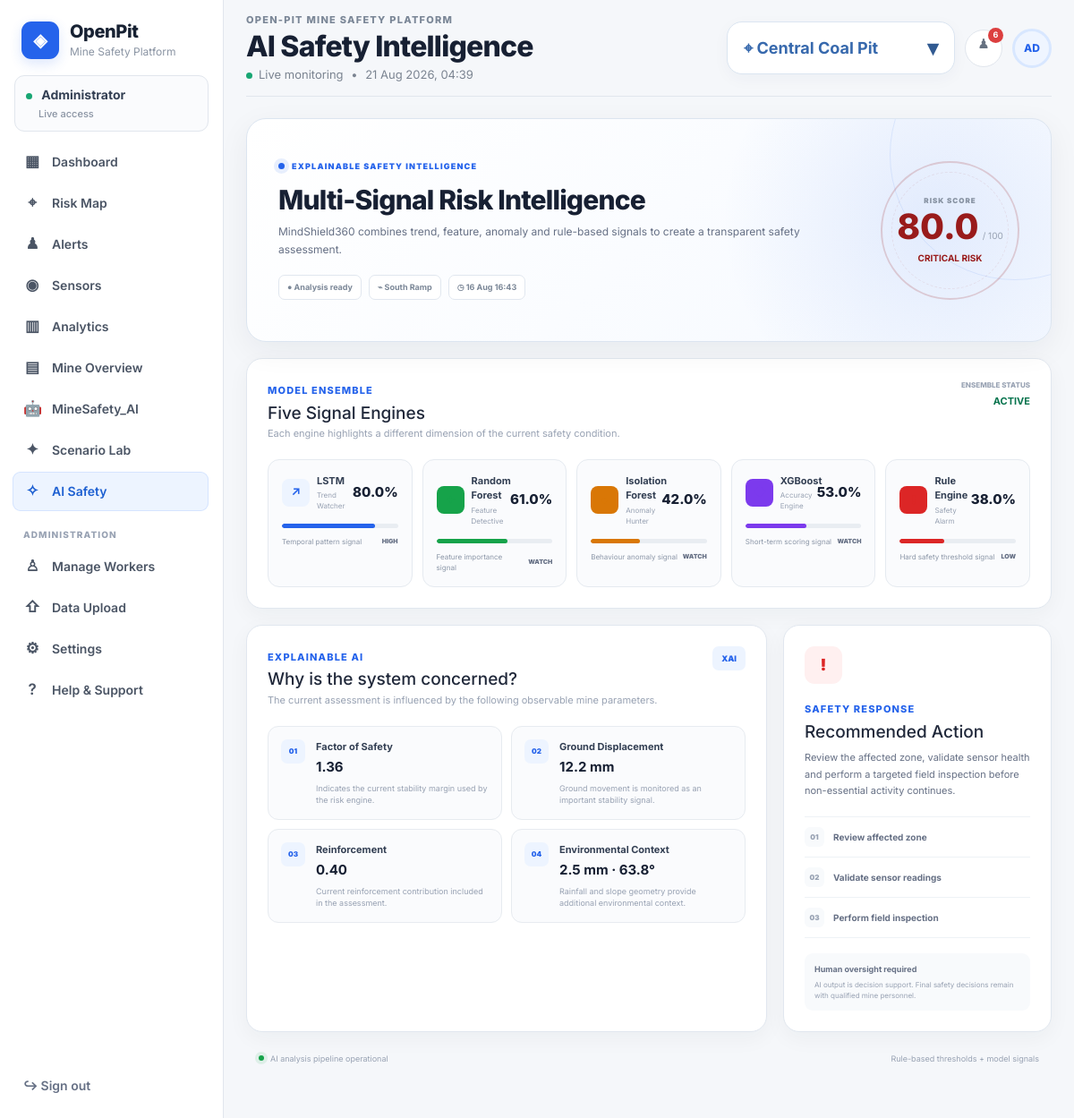
The app's page /ai (signed in) with its own data.
### models.py (models this page shows)
class Mine(db.Model):
    id=db.Column(db.Integer,primary_key=True)
    name=db.Column(db.String(120),nullable=False)
    location=db.Column(db.String(200))
    status=db.Column(db.String(30),default='Operational')

class SensorReading(db.Model):
    id=db.Column(db.Integer,primary_key=True)
    timestamp=db.Column(db.DateTime,nullable=False)
    sensor_code=db.Column(db.String(30),db.ForeignKey('sensor.code'),nullable=True,index=True)
    zone=db.Column(db.String(100))
    fs=db.Column(db.Float,nullable=False)
    reinforcement=db.Column(db.Float,nullable=False)
    displacement_mm=db.Column(db.Float,default=0)
    rainfall_mm=db.Column(db.Float,default=0)
    slope_angle=db.Column(db.Float,default=55)
    risk_score=db.Column(db.Float,default=0)
    risk_level=db.Column(db.String(30),default='Low')
    mine_id=db.Column(db.Integer,db.ForeignKey('mine.id'))

### app.py (the view)
@app.route('/ai')
@login_required
def ai():
    selected_mine = get_selected_mine()
    query = SensorReading.query
    if selected_mine:
        query = query.filter(
            SensorReading.mine_id == selected_mine.id
        )
    readings = (
        query
        .order_by(SensorReading.risk_score.desc())
        .all()
    )
    worst = readings[0] if readings else None
    return render_template(
        'ai.html',
        worst=worst,
        selected_mine=selected_mine
    )

### app.py (called while the page is built)
def login_required(view):
    @wraps(view)
    def wrapped(*args, **kwargs):
        if not session.get('role'):
            flash('Please choose Admin or Worker access first.', 'danger')
            return redirect(url_for('login'))
        return view(*args, **kwargs)
    return wrapped

def get_selected_mine():
    mine_id = request.args.get("mine", type=int)
    if mine_id:
        mine = Mine.query.get(mine_id)
        if mine:
            return mine
    central = Mine.query.filter_by(name='Central Coal Pit').first()
    return central or Mine.query.order_by(Mine.name).first()

### templates/ai.html (shortened to what this page needs)
{% extends 'base.html' %}
{% block heading %}AI Safety Intelligence{% endblock %}
{% block content %}
{% if worst %}
<section class="ai-command-hero">
    <div class="ai-command-copy">
        <div class="ai-command-label">
            <span class="ai-orbit-dot"></span>
            EXPLAINABLE SAFETY INTELLIGENCE
        </div>
        <h2>Multi-Signal Risk Intelligence</h2>
        <p>
            MindShield360 combines trend, feature, anomaly and
            rule-based signals to create a transparent safety assessment.
        </p>
        <div class="ai-command-meta">
            <span>● Analysis ready</span>
            <span>⌁ {{ worst.zone }}</span>
            <span>◷ {{ worst.timestamp.strftime('%d %b %H:%M') }}</span>
        </div>
    </div>
    <div class="ai-risk-orb {{ worst.risk_level|lower }}">
        <div class="ai-orb-ring"></div>
        <div class="ai-orb-content">
            <small>RISK SCORE</small>
            <strong>{{ worst.risk_score|round(0) }}</strong>
            <span>/ 100</span>
            <b>{{ worst.risk_level }} Risk</b>
        </div>
    </div>
</section>
<section class="ai-ensemble-panel">
    <div class="ai-section-header">
        <div>
            <span class="section-kicker">MODEL ENSEMBLE</span>
            <h2>Five Signal Engines</h2>
            <p>
                Each engine highlights a different dimension of the
                current safety condition.
            </p>
        </div>
        <div class="ai-confidence">
            <span>ENSEMBLE STATUS</span>
            <strong>ACTIVE</strong>
        </div>
    </div>
    {% set models=[
        ('LSTM','Trend Watcher',worst.risk_score|round(0),'blue','Temporal pattern signal','↗'),
        ('Random Forest','Feature Detective',(worst.risk_score * 0.76)|round(0),'green','Feature importance signal','✦'),
        ('Isolation Forest','Anomaly Hunter',(worst.risk_score * 0.52)|round(0),'orange','Behaviour anomaly signal','◌'),
        ('XGBoost','Accuracy Engine',(worst.risk_score * 0.66)|round(0),'purple','Short-term scoring signal','◆'),
        ('Rule Engine','Safety Alarm',(worst.risk_score * 0.48)|round(0),'red','Hard safety threshold signal','!')
    ] %}
    <div class="ai-model-grid">
        {% for name,sub,val,color,desc,symbol in models %}
        <article class="ai-model-card {{ color }}">
            <div class="ai-model-top">
                <div class="ai-model-icon">
                    {{ symbol }}
                </div>
                <div class="ai-model-title">
                    <strong>{{ name }}</strong>
                    <small>{{ sub }}</small>
                </div>
                <div class="ai-model-value">
                    {{ val }}%
                </div>
            </div>
            <div class="ai-model-track">
                <i style="width:{{ [val,100]|min }}%"></i>
            </div>
            <div class="ai-model-bottom">
                <span>{{ desc }}</span>
                <b>{{ 'HIGH' if val >= 70 else 'WATCH' if val >= 40 else 'LOW' }}</b>
            </div>
        </article>
        {% endfor %}
    </div>
</section>
<div class="ai-analysis-grid">
    <section class="ai-explanation-panel">
        <div class="ai-section-header">
            <div>
                <span class="section-kicker">EXPLAINABLE AI</span>
                <h2>Why is the system concerned?</h2>
                <p>
                    The current assessment is influenced by the following
                    observable mine parameters.
                </p>
            </div>
            <span class="ai-xai-badge">XAI</span>
        </div>
        <div class="ai-factor-grid">
            <div class="ai-factor-card">
                <span class="ai-factor-number">01</span>
                <div>
                    <strong>Factor of Safety</strong>
                    <b>{{ '%.2f'|format(worst.fs) }}</b>
                    <p>
                        Indicates the current stability margin
                        used by the risk engine.
                    </p>
                </div>
            </div>
            <div class="ai-factor-card">
                <span class="ai-factor-number">02</span>
                <div>
                    <strong>Ground Displacement</strong>
                    <b>{{ '%.1f'|format(worst.displacement_mm) }} mm</b>
                    <p>
                        Ground movement is monitored as an important
                        stability signal.
                    </p>
                </div>
            </div>
            <div class="ai-factor-card">
                <span class="ai-factor-number">03</span>
                <div>
                    <strong>Reinforcement</strong>
                    <b>{{ '%.2f'|format(worst.reinforcement) }}</b>
                    <p>
                        Current reinforcement contribution included
                        in the assessment.
                    </p>
                </div>
            </div>
            <div class="ai-factor-card">
                <span class="ai-factor-number">04</span>
                <div>
                    <strong>Environmental Context</strong>
                    <b>
                        {{ '%.1f'|format(worst.rainfall_mm) }} mm
                        · {{ '%.1f'|format(worst.slope_angle) }}°
                    </b>
                    <p>
                        Rainfall and slope geometry provide additional
                        environmental context.
                    </p>
                </div>
            </div>
        </div>
    </section>
    <aside class="ai-recommendation-panel">
        <div class="ai-recommendation-icon">
            !
        </div>
        <span class="section-kicker">SAFETY RESPONSE</span>
        <h2>Recommended Action</h2>
        <p>
            Review the affected zone, validate sensor health and perform
            a targeted field inspection before non-essential activity
            continues.
        </p>
        <div class="ai-action-list">
            <div>
                <span>01</span>
                <b>Review affected zone</b>
            </div>
            <div>
                <span>02</span>
                <b>Validate sensor readings</b>
            </div>
            <div>
                <span>03</span>
                <b>Perform field inspection</b>
            </div>
        </div>
        <div class="ai-human-note">
            <strong>Human oversight required</strong>
            <span>
                AI output is decision support. Final safety decisions
                remain with qualified mine personnel.
            </span>
        </div>
    </aside>
</div>
<div class="ai-system-footer">
    <div>
        <span class="ai-footer-pulse"></span>
        AI analysis pipeline operational
    </div>
    <span>
        Rule-based thresholds + model signals
    </span>
</div>
{% endif %}
{% endblock %}

### templates/base.html (shortened to what this page needs)
<!doctype html>
<html lang="en">
<head>
<link href="https://cdn.jsdelivr.net/npm/bootstrap@5.3.3/dist/css/bootstrap.min.css" rel="stylesheet">
<link rel="stylesheet" href="{{ url_for('static', filename='css/style.css') }}">
</head>
<body class="{% if current_role %}app-body{% else %}public-body{% endif %}">
{% if current_role %}
<div class="app-shell">
    <aside class="sidebar">
        <a class="brand" href="{{ url_for('dashboard') }}">
            <span class="brand-mark">◈</span>
            <span>
                <strong>OpenPit</strong>
                <small>Mine Safety Platform</small>
            </span>
        </a>
        <div class="role-badge">
            <span class="role-dot"></span>
            {{ 'Administrator' if current_role == 'admin' else 'Safety Worker' }}
            <small>Live access</small>
        </div>
        <nav class="side-nav">
            <a class="nav-item {% if request.endpoint == 'dashboard' %}active{% endif %}" href="{{ url_for('dashboard') }}"><span>▦</span>Dashboard</a>
            <a class="nav-item {% if request.endpoint == 'risk_map' %}active{% endif %}" href="{{ url_for('risk_map') }}"><span>⌖</span>Risk Map</a>
            <a class="nav-item {% if request.endpoint in ['alerts','close_alert'] %}active{% endif %}" href="{{ url_for('alerts') }}"><span>♟</span>Alerts</a>
            <a class="nav-item {% if request.endpoint == 'sensors' %}active{% endif %}" href="{{ url_for('sensors') }}"><span>◉</span>Sensors</a>
            <a class="nav-item {% if request.endpoint == 'analytics' %}active{% endif %}" href="{{ url_for('analytics') }}"><span>▥</span>Analytics</a>
            <a class="nav-item {% if request.endpoint == 'mine' %}active{% endif %}" href="{{ url_for('mine') }}"><span>▤</span>Mine Overview</a>
<a class="nav-item" href="http://127.0.0.1:5001/chatbot">
    <span>🤖</span>MineSafety_AI
</a>
<a class="nav-item {% if request.endpoint == 'scenario' %}active{% endif %}" href="{{ url_for('scenario') }}"><span>✦</span>Scenario Lab</a>
            <a class="nav-item {% if request.endpoint == 'ai' %}active{% endif %}" href="{{ url_for('ai') }}"><span>✧</span>AI Safety</a>
            {% if current_role == 'admin' %}
            <div class="nav-section">ADMINISTRATION</div>
            <a class="nav-item {% if request.endpoint == 'workers' %}active{% endif %}" href="{{ url_for('workers') }}"><span>♙</span>Manage Workers</a>
            <a class="nav-item {% if request.endpoint == 'upload' %}active{% endif %}" href="{{ url_for('upload') }}"><span>⇧</span>Data Upload</a>
            <a class="nav-item {% if request.endpoint == 'settings' %}active{% endif %}" href="{{ url_for('settings') }}"><span>⚙</span>Settings</a>
            {% endif %}
            <a class="nav-item {% if request.endpoint == 'help_page' %}active{% endif %}" href="{{ url_for('help_page') }}"><span>?</span>Help & Support</a>
        </nav>
        <a class="logout-link" href="{{ url_for('logout') }}">↪ Sign out</a>
    </aside>
    <main class="main-area">
        <header class="topbar">
            <div class="topbar-copy">
                <span class="eyebrow">OPEN-PIT MINE SAFETY PLATFORM</span>
                <h1>{% block heading %}Dashboard{% endblock %}</h1>
                <div class="live-line"><span class="live-dot"></span>Live monitoring <span>•</span> {{ now.strftime('%d %b %Y, %H:%M') }}</div>
            </div>
            <div class="top-actions">
                <div class="mine-select-wrap">
                    <button class="mine-select"
                            type="button"
                            id="mineSelectorButton"
                            aria-expanded="false">
                        <span>⌖ {{ header_mine.name if header_mine else 'No mine selected' }}</span>
                        <span class="mine-select-arrow">▾</span>
                    </button>
                </div>
                <a class="icon-btn"
                   href="{{ url_for('alerts') }}"
                   title="Alerts">
                    ♟<b>{{ open_alert_count }}</b>
                </a>
                <a class="avatar"
                   href="{{ url_for('settings') if current_role == 'admin' else url_for('help_page') }}">
                    {{ 'AD' if current_role == 'admin' else 'SW' }}
                </a>
            </div>
        </header>
        {% block content %}{% endblock %}
    </main>
</div>
{% endif %}
</body>
</html>

### records on screen
Mine: name "Central Coal Pit"
SensorReading: zone "South Ramp", timestamp "16 Aug 16:43", risk_score "80.0", risk_level "CRITICAL", fs "1.36", displacement_mm "12.2", reinforcement "0.40", rainfall_mm "2.5", slope_angle "63.8"

### other values on screen
{{ 'Administrator' if current_role == 'admin' else 'Safety Worker' }} "Administrator"
{{ open_alert_count }} "6"
{{ 'AD' if current_role == 'admin' else 'SW' }} "AD"
{{ symbol }} "↗"
{{ name }} "LSTM" "Random Forest" "Isolation Forest" "XGBoost" "Rule Engine"
{{ sub }} "Trend Watcher" "Feature Detective" "Anomaly Hunter" "Accuracy Engine" "Safety Alarm"
{{ val }} "80.0" "61.0" "42.0" "53.0" "38.0"
{{ desc }} "Temporal pattern signal" "Feature importance signal" "Behaviour anomaly signal" "Short-term scoring signal" "Hard safety threshold signal"
{{ 'HIGH' if val >= 70 else 'WATCH' if val >= 40 else 'LOW' }} "HIGH" "WATCH" "WATCH" "WATCH" "LOW"
